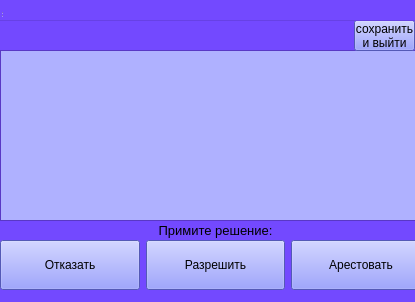
<?xml version="1.0" encoding="UTF-8"?>
<ui version="4.0">
 <class>MainWindow</class>
 <widget class="QWidget" name="MainWindow">
  <property name="enabled">
   <bool>true</bool>
  </property>
  <property name="geometry">
   <rect>
    <x>0</x>
    <y>0</y>
    <width>415</width>
    <height>302</height>
   </rect>
  </property>
  <property name="palette">
   <palette>
    <active>
     <colorrole role="Base">
      <brush brushstyle="SolidPattern">
       <color alpha="255">
        <red>255</red>
        <green>255</green>
        <blue>255</blue>
       </color>
      </brush>
     </colorrole>
     <colorrole role="Window">
      <brush brushstyle="SolidPattern">
       <color alpha="255">
        <red>115</red>
        <green>73</green>
        <blue>255</blue>
       </color>
      </brush>
     </colorrole>
    </active>
    <inactive>
     <colorrole role="Base">
      <brush brushstyle="SolidPattern">
       <color alpha="255">
        <red>255</red>
        <green>255</green>
        <blue>255</blue>
       </color>
      </brush>
     </colorrole>
     <colorrole role="Window">
      <brush brushstyle="SolidPattern">
       <color alpha="255">
        <red>115</red>
        <green>73</green>
        <blue>255</blue>
       </color>
      </brush>
     </colorrole>
    </inactive>
    <disabled>
     <colorrole role="Base">
      <brush brushstyle="SolidPattern">
       <color alpha="255">
        <red>115</red>
        <green>73</green>
        <blue>255</blue>
       </color>
      </brush>
     </colorrole>
     <colorrole role="Window">
      <brush brushstyle="SolidPattern">
       <color alpha="255">
        <red>115</red>
        <green>73</green>
        <blue>255</blue>
       </color>
      </brush>
     </colorrole>
    </disabled>
   </palette>
  </property>
  <property name="windowTitle">
   <string>Frontier</string>
  </property>
  <widget class="QWidget" name="centralwidget" native="true">
   <property name="geometry">
    <rect>
     <x>0</x>
     <y>0</y>
     <width>415</width>
     <height>312</height>
    </rect>
   </property>
   <property name="palette">
    <palette>
     <active>
      <colorrole role="Button">
       <brush brushstyle="SolidPattern">
        <color alpha="255">
         <red>115</red>
         <green>73</green>
         <blue>255</blue>
        </color>
       </brush>
      </colorrole>
      <colorrole role="Base">
       <brush brushstyle="SolidPattern">
        <color alpha="255">
         <red>115</red>
         <green>73</green>
         <blue>255</blue>
        </color>
       </brush>
      </colorrole>
     </active>
     <inactive>
      <colorrole role="Button">
       <brush brushstyle="SolidPattern">
        <color alpha="255">
         <red>115</red>
         <green>73</green>
         <blue>255</blue>
        </color>
       </brush>
      </colorrole>
      <colorrole role="Base">
       <brush brushstyle="SolidPattern">
        <color alpha="255">
         <red>115</red>
         <green>73</green>
         <blue>255</blue>
        </color>
       </brush>
      </colorrole>
     </inactive>
     <disabled>
      <colorrole role="Button">
       <brush brushstyle="SolidPattern">
        <color alpha="255">
         <red>115</red>
         <green>73</green>
         <blue>255</blue>
        </color>
       </brush>
      </colorrole>
      <colorrole role="Base">
       <brush brushstyle="SolidPattern">
        <color alpha="255">
         <red>240</red>
         <green>240</green>
         <blue>240</blue>
        </color>
       </brush>
      </colorrole>
     </disabled>
    </palette>
   </property>
   <widget class="QWidget" name="horizontalLayoutWidget">
    <property name="geometry">
     <rect>
      <x>0</x>
      <y>230</y>
      <width>431</width>
      <height>71</height>
     </rect>
    </property>
    <layout class="QHBoxLayout" name="horizontalLayout">
     <item>
      <widget class="QPushButton" name="no">
       <property name="minimumSize">
        <size>
         <width>100</width>
         <height>50</height>
        </size>
       </property>
       <property name="styleSheet">
        <string notr="true">background-color: rgb(117, 124, 255);</string>
       </property>
       <property name="text">
        <string>Отказать</string>
       </property>
      </widget>
     </item>
     <item>
      <widget class="QPushButton" name="ye">
       <property name="minimumSize">
        <size>
         <width>100</width>
         <height>50</height>
        </size>
       </property>
       <property name="styleSheet">
        <string notr="true">background-color: rgb(117, 124, 255);</string>
       </property>
       <property name="text">
        <string>Разрешить</string>
       </property>
      </widget>
     </item>
     <item>
      <widget class="QPushButton" name="arrest">
       <property name="minimumSize">
        <size>
         <width>100</width>
         <height>50</height>
        </size>
       </property>
       <property name="styleSheet">
        <string notr="true">background-color: rgb(117, 124, 255);</string>
       </property>
       <property name="text">
        <string>Арестовать</string>
       </property>
      </widget>
     </item>
    </layout>
   </widget>
   <widget class="QTextBrowser" name="dialog">
    <property name="geometry">
     <rect>
      <x>0</x>
      <y>50</y>
      <width>421</width>
      <height>171</height>
     </rect>
    </property>
    <property name="palette">
     <palette>
      <active>
       <colorrole role="Base">
        <brush brushstyle="SolidPattern">
         <color alpha="255">
          <red>175</red>
          <green>177</green>
          <blue>255</blue>
         </color>
        </brush>
       </colorrole>
       <colorrole role="Window">
        <brush brushstyle="SolidPattern">
         <color alpha="255">
          <red>115</red>
          <green>73</green>
          <blue>255</blue>
         </color>
        </brush>
       </colorrole>
      </active>
      <inactive>
       <colorrole role="Base">
        <brush brushstyle="SolidPattern">
         <color alpha="255">
          <red>175</red>
          <green>177</green>
          <blue>255</blue>
         </color>
        </brush>
       </colorrole>
       <colorrole role="Window">
        <brush brushstyle="SolidPattern">
         <color alpha="255">
          <red>115</red>
          <green>73</green>
          <blue>255</blue>
         </color>
        </brush>
       </colorrole>
      </inactive>
      <disabled>
       <colorrole role="Base">
        <brush brushstyle="SolidPattern">
         <color alpha="255">
          <red>115</red>
          <green>73</green>
          <blue>255</blue>
         </color>
        </brush>
       </colorrole>
       <colorrole role="Window">
        <brush brushstyle="SolidPattern">
         <color alpha="255">
          <red>115</red>
          <green>73</green>
          <blue>255</blue>
         </color>
        </brush>
       </colorrole>
      </disabled>
     </palette>
    </property>
    <property name="focusPolicy">
     <enum>Qt::TabFocus</enum>
    </property>
   </widget>
   <widget class="QLabel" name="label">
    <property name="geometry">
     <rect>
      <x>150</x>
      <y>220</y>
      <width>131</width>
      <height>21</height>
     </rect>
    </property>
    <property name="font">
     <font>
      <pointsize>10</pointsize>
     </font>
    </property>
    <property name="text">
     <string>Примите решение:</string>
    </property>
    <property name="alignment">
     <set>Qt::AlignCenter</set>
    </property>
   </widget>
   <widget class="QPushButton" name="pushButton">
    <property name="geometry">
     <rect>
      <x>354</x>
      <y>20</y>
      <width>61</width>
      <height>31</height>
     </rect>
    </property>
    <property name="styleSheet">
     <string notr="true">background-color: rgb(117, 124, 255);</string>
    </property>
    <property name="text">
     <string>сохранить
и выйти</string>
    </property>
   </widget>
  </widget>
  <widget class="QMenuBar" name="menubar">
   <property name="geometry">
    <rect>
     <x>0</x>
     <y>0</y>
     <width>415</width>
     <height>21</height>
    </rect>
   </property>
  </widget>
  <widget class="QStatusBar" name="statusbar">
   <property name="geometry">
    <rect>
     <x>0</x>
     <y>0</y>
     <width>3</width>
     <height>18</height>
    </rect>
   </property>
  </widget>
 </widget>
 <resources/>
 <connections/>
</ui>
